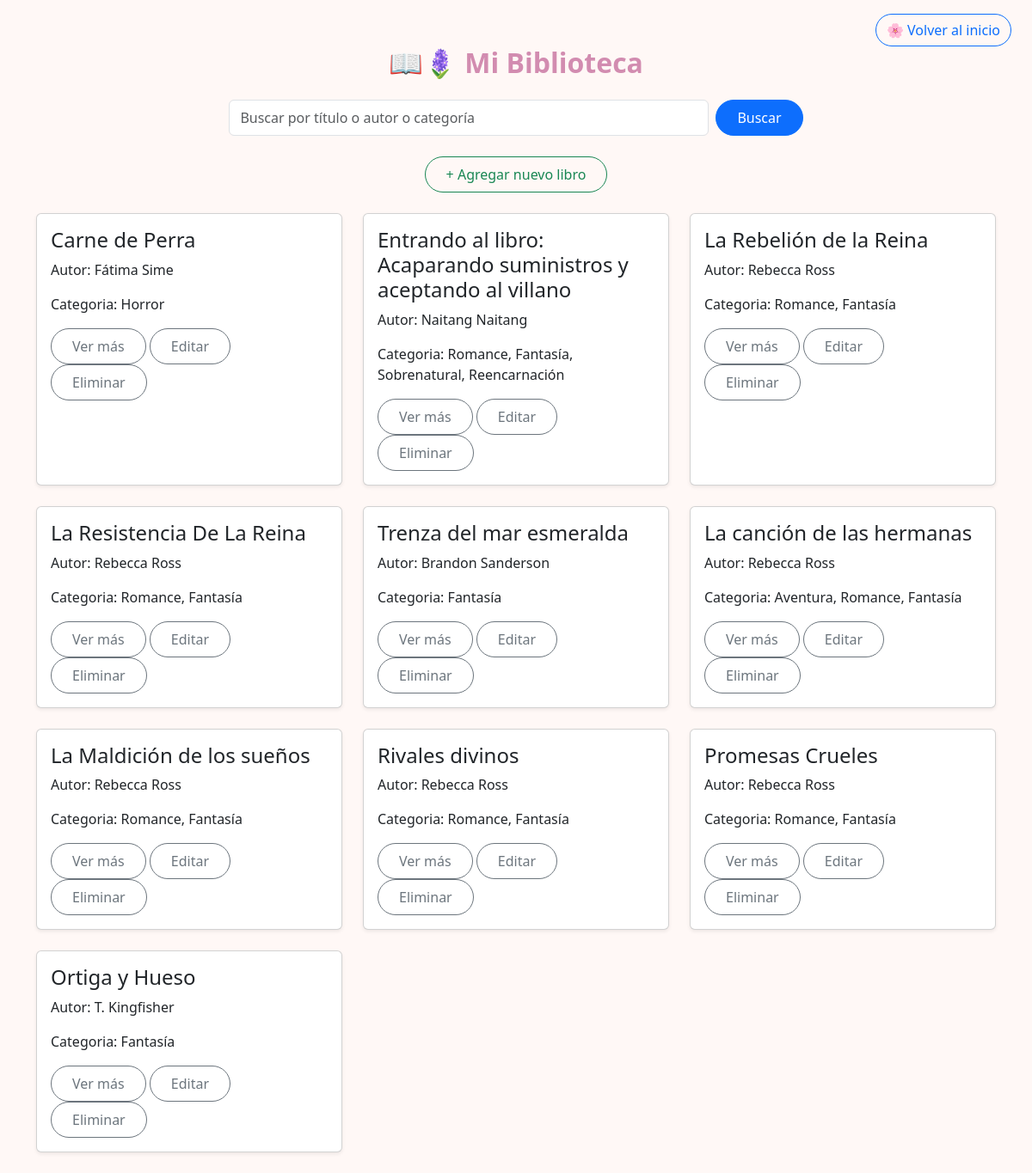
The app's page /biblioteca/ (signed in) with its own data.
### biblioteca/models.py (models this page shows, shortened)
class LibroLeido(models.Model):
    usuario = models.ForeignKey(User, on_delete=models.CASCADE) # Usuario que leyó el libro
    titulo = models.CharField(max_length=200, default="Sin título")  # Título personalizado (editable)
    autor = models.CharField(max_length=100, default="Desconocido")  # Autor del libro
    categoria = models.ManyToManyField(Categoria, blank=True)  # Categorías asociadas
    resumen = models.TextField() # Breve descripción del contenido o experiencia lectora
    estado = models.CharField(max_length=20, choices=ESTADO_LIBRO) # Estado de lectura
    fecha_inicio = models.DateField(null=True, blank=True) # Fecha en que se comenzó el libro
    fecha_fin = models.DateField(null=True, blank=True) # Fecha en que se terminó el libro
    pdf = models.FileField(upload_to='libros/', null=True, blank=True) # Archivo PDF del libro (opcional)
    link = models.URLField(blank=True, null=True) # Enlace al libro en línea (opcional)

class Categoria(models.Model):
    nombre = models.CharField(max_length=100, unique=True)

### biblioteca/views.py (the view)
# urls.py: path('biblioteca/', views.biblioteca, name='biblioteca'), # Biblioteca personal del usuario (libros leídos)
@login_required
def biblioteca(request):
    query = request.GET.get('q')
    if query:
        libros = LibroLeido.objects.filter(
            Q(titulo__icontains=query) |
            Q(autor__icontains=query) |
            Q(categoria__nombre__icontains=query),
            usuario=request.user
        ).distinct()
    else:
        libros = LibroLeido.objects.filter(usuario=request.user)
    return render(request, 'biblioteca/biblioteca.html', {
        'libros': libros,
        'query': query  # por si quieres mantener el texto buscado en el input
    })

### templates/biblioteca/biblioteca.html (shortened to what this page needs)
{% load static %}
<!DOCTYPE html>
<html lang="es">
<head>
    <link rel="stylesheet" href="https://cdn.jsdelivr.net/npm/bootstrap@5.3.0/dist/css/bootstrap.min.css">
    <link rel="stylesheet" href="{% static 'css/biblioteca.css' %}">
</head>
<body class="bg-light-pink">
<div class="d-flex justify-content-end me-4 mt-3">
  <a href="{% url 'inicio' %}" class="btn btn-outline-primary rounded-pill">🌸 Volver al inicio</a>
</div>
<div class="container">
    <h2 class="text-center mb-4 title-cozy">📖🪻 Mi Biblioteca</h2>
    <form class="d-flex mb-4 justify-content-center" method="get">
        <input class="form-control me-2 w-50" type="search" name="q"
           placeholder="Buscar por título o autor o categoría"
           value="{{ query|default:'' }}">
        <button class="btn btn-primary rounded-pill px-4 py-2" type="submit">Buscar</button>
    </form>
    <div class="text-center mb-4">
        <a href="{% url 'agregar_libro' %}" class="btn btn-outline-success rounded-pill px-4 py-2">+ Agregar nuevo libro</a>
    </div>
    <div class="row">
        {% for libro in libros %}
        <div class="col-md-4 mb-4">
            <div class="card p-3 shadow-sm h-100">
                <h4>{{ libro.titulo }}</h4>
                <p>Autor: {{ libro.autor }}</p>
                <p>Categoria: {% if libro.categoria.all %}
                        {% for cat in libro.categoria.all %}
                            {{ cat.nombre }}{% if not forloop.last %}, {% endif %}
                        {% endfor %}
                    {% else %}
                        (Sin categoría)
                    {% endif %} </p>
                <div>
                    <a href="{% url 'ver_libro' libro.pk %}" class="btn btn-outline-secondary rounded-pill px-4 py-2">Ver más</a>
                    <a href="{% url 'editar_libro' libro.pk %}" class="btn btn-outline-secondary rounded-pill px-4 py-2"></i>Editar</a>
                    <a href="{% url 'eliminar_libro' libro.pk %}"  class="btn btn-outline-secondary rounded-pill px-4 py-2">Eliminar</a>
                </div>
            </div>
        </div>
        {% empty %}
        <p class="text-center">No hay libros disponibles.</p>
        {% endfor %}
    </div>
</div>
</body>
</html>

### static/css/biblioteca.css (style rules this page uses)
body.bg-light-pink { background-color: #fff8f6; }
.title-cozy { color: #d28cb0; font-family: 'Segoe UI', Tahoma, sans-serif; font-weight: bold; }

### records on screen
LibroLeido: titulo "Carne de Perra", autor "Fátima Sime"
Categoria: nombre "Horror"
LibroLeido: titulo "Entrando al libro: Acaparando suministros y aceptando al villano", autor "Naitang Naitang"
Categoria: nombre "Romance"
Categoria: nombre "Fantasía"
Categoria: nombre "Sobrenatural"
Categoria: nombre "Reencarnación"
LibroLeido: titulo "La Rebelión de la Reina", autor "Rebecca Ross"
LibroLeido: titulo "La Resistencia De La Reina", autor "Rebecca Ross"
LibroLeido: titulo "Trenza del mar esmeralda", autor "Brandon Sanderson"
LibroLeido: titulo "La canción de las hermanas", autor "Rebecca Ross"
Categoria: nombre "Aventura"
LibroLeido: titulo "La Maldición de los sueños", autor "Rebecca Ross"
LibroLeido: titulo "Rivales divinos", autor "Rebecca Ross"
LibroLeido: titulo "Promesas Crueles", autor "Rebecca Ross"
LibroLeido: titulo "Ortiga y Hueso", autor "T. Kingfisher"
